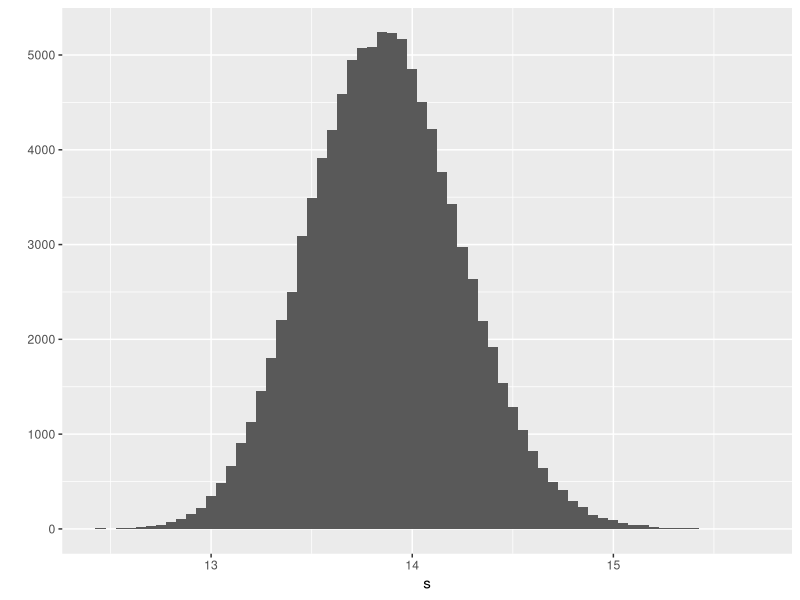
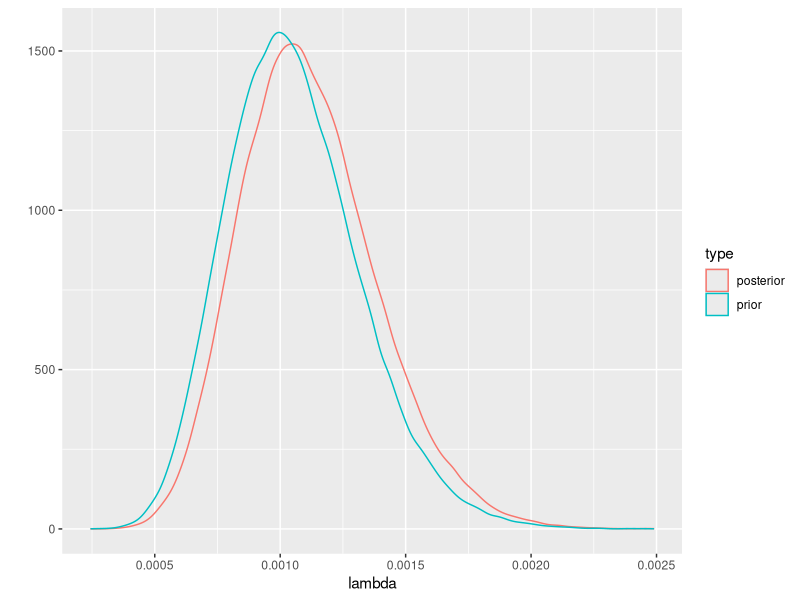
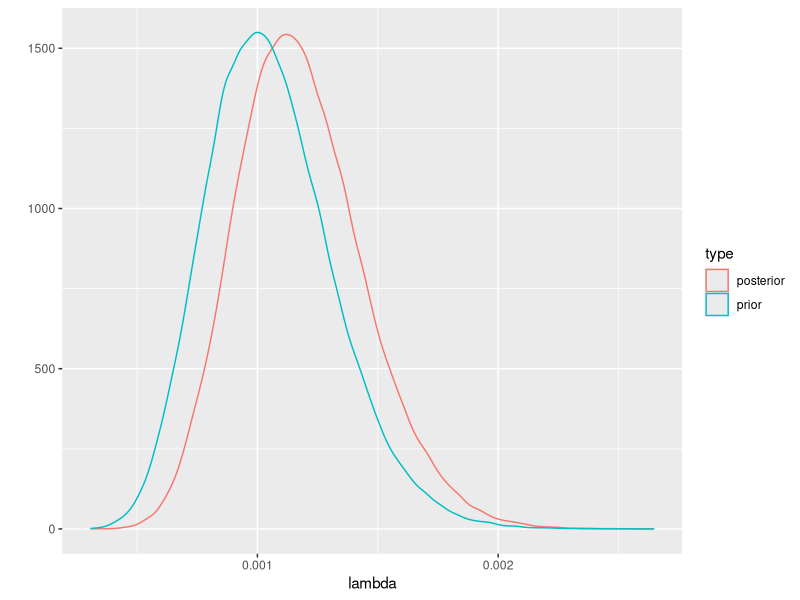
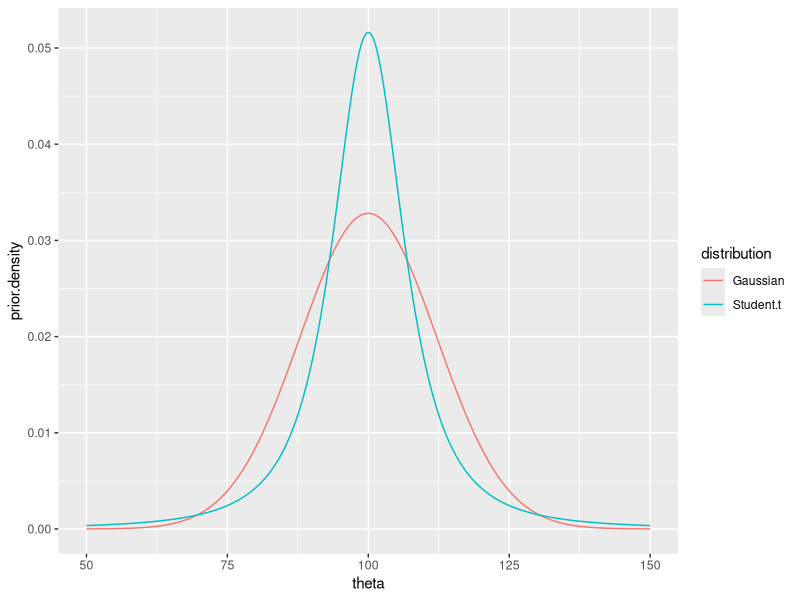
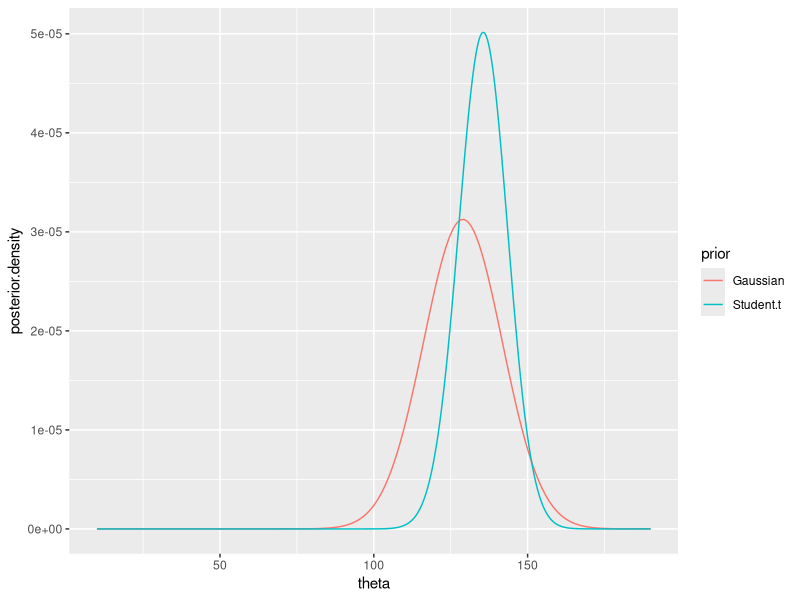
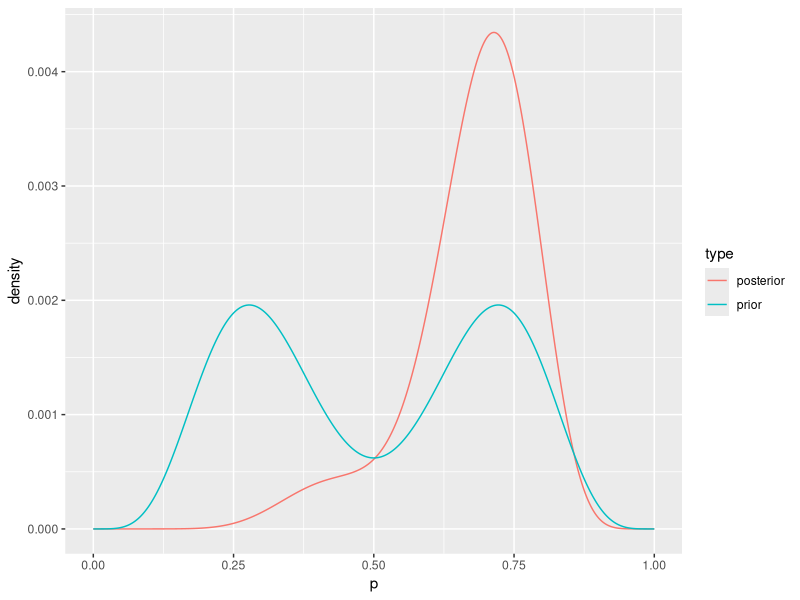

Recreate these plots in R, in order.

command.arguments <- commandArgs(trailingOnly = TRUE);
output.directory  <- command.arguments[1];

####################################################################################################
setwd(output.directory);
library(LearnBayes);
library(ggplot2);

### SECTION 3.2 ####################################################################################
data(footballscores);
str(footballscores);

### Fig. 3.1, p.41 
n <- nrow(footballscores);
d <- footballscores[,'favorite'] - footballscores[,'underdog'] - footballscores[,'spread'];
v <- sum(d^2);

sample.size <- 1e+5;
P <- rchisq(n = sample.size, df = n) / v;
s <- sqrt(1/P);

### point and interval estimates for sigma:
quantile(x = s, probs = c(0.025, 0.5, 0.975));

png("Fig3-1_histogram-sampled-standard-deviations.png");
qplot(x = s, geom = c("histogram"), binwidth = 0.05);
dev.off();

### SECTION 3.3 ####################################################################################
alpha       <- 16;
beta        <- 15174;
y           <- seq(0,10,1);
sample.size <- 1e+5;

### Hospital A prior predictive density, p.43
y.observed <- 1;
exposure   <- 66;

lambda.prior.sample.A <- rgamma(n = sample.size, shape = alpha, rate = beta);
temp <- t(sapply(
	X   = y,
	FUN = function(x) { return(dpois(x = x, lambda = exposure * lambda.prior.sample.A)); }
	));
prior.predictive.density <- rowMeans(temp);

### Hospital A posterior predictive density
lambda.posterior.sample.A <- rgamma(
	n     = sample.size,
	shape = alpha + y.observed,
	rate  = beta + exposure
	);
temp <- t(sapply(
	X   = y,
	FUN = function(x) { return(dpois(x = x, lambda = exposure * lambda.posterior.sample.A)); }
	));
posterior.predictive.density <- rowMeans(temp);

sum(prior.predictive.density);
sum(posterior.predictive.density);
cbind(
	y,
	prior.predictive     = round(prior.predictive.density,5),
	posterior.predictive = round(posterior.predictive.density,5)
	);

### Hospital B prior predictive density, p.43
y.observed <- 4;
exposure   <- 1767;

lambda.prior.sample.B <- rgamma(n = sample.size, shape = alpha, rate = beta);
temp <- t(sapply(
	X   = y,
	FUN = function(x) { return(dpois(x = x, lambda = exposure * lambda.prior.sample.B)); }
	));
prior.predictive.density <- rowMeans(temp);

### Hospital B posterior predictive density
lambda.posterior.sample.B <- rgamma(
	n     = sample.size,
	shape = alpha + y.observed,
	rate  = beta + exposure
	);
temp <- t(sapply(
	X   = y,
	FUN = function(x) { return(dpois(x = x, lambda = exposure * lambda.posterior.sample.B)); }
	));
posterior.predictive.density <- rowMeans(temp);

sum(prior.predictive.density);
sum(posterior.predictive.density);
cbind(
	y,
	prior.predictive     = round(prior.predictive.density,5),
	posterior.predictive = round(posterior.predictive.density,5)
	);

### Fig. 3.2, p.45
png("Fig3-2_hospital-A-prior-posterior-densities.png");
DF.prior <- data.frame(
	lambda = lambda.prior.sample.A,
	type = rep("prior",length(lambda.prior.sample.A))
	);
DF.posterior <- data.frame(
	lambda = lambda.posterior.sample.A,
	type = rep("posterior",length(lambda.posterior.sample.A))
	);
DF.temp <- rbind(DF.prior,DF.posterior);
qplot(data = DF.temp, x = lambda, color = type, geom = c("density"));
dev.off();

png("Fig3-2_hospital-B-prior-posterior-densities.png");
DF.prior <- data.frame(
	lambda = lambda.prior.sample.B,
	type = rep("prior",length(lambda.prior.sample.B))
	);
DF.posterior <- data.frame(
	lambda = lambda.posterior.sample.B,
	type = rep("posterior",length(lambda.posterior.sample.B))
	);
DF.temp <- rbind(DF.prior,DF.posterior);
qplot(data = DF.temp, x = lambda, color = type, geom = c("density"));
dev.off();

### SECTION 3.4 ####################################################################################
temp <- normal.select(quantile1 = list(p=0.5,x=100), quantile2 = list(p=0.95,x=120));
mu  <- temp[['mu']];
tau <- temp[['sigma']];
mu;
tau;

### Recall that:
### If   (a)  theta ~ N(mu,tau^2), and
###      (b)  Y.bar | theta ~ N(theta,(sigma^2)/n),
### then
###      theta | Y.bar ~ N( B*mu + (1-B)*Y.bar , (1-B)*(sigma^2)/n ),
### where n = number of observations, and B = ((sigma^2)/n) / ((sigma^2)/n + tau^2).
### See, for example, p.19, Bayesian Methods for Data Analysis, 3rd. ed. (2009),
### by Bradley P. Carlin and Thomas A. Louis, 

sigma <- 15;
n.observations <- 4;
y.bar <- c(110,125,140);

B <- (sigma^2/n.observations) / (sigma^2/n.observations + tau^2);
data.frame(
	y.bar = y.bar,
	mu1   = B*mu + (1-B)*y.bar,
	tau1  = rep(sqrt((1-B)*sigma^2/n.observations),length(y.bar))
	);

### Fig. 3.3, p.48
png("Fig3-3_normal-and-t-distributions.png");
my          <- 100;
sigma       <- 15;
deg.freedom <- 2;
scale       <- 20 / qt(p = 0.95, df = 2);
print(scale);

theta <- seq(mu-50,mu+50,0.001);
DF.Gaussian <- data.frame(
	theta         = theta,
	prior.density = dnorm(x = theta, mean = mu, sd = tau), 
	distribution  = rep("Gaussian",length(theta))
	);
DF.Student.t <- data.frame(
	theta         = theta,
	prior.density = dt(x = (theta-mu)/scale, df = deg.freedom)/scale, 
	distribution  = rep("Student.t",length(theta))
	);
DF.temp <- rbind(DF.Gaussian,DF.Student.t);
qplot(data = DF.temp, x = theta, y = prior.density, color = distribution, geom = c("line"));
dev.off();

### Fig. 3.4, p.50
png("Fig3-4_posteriors-with-normal-and-t-priors.png");
n.observations <- 4;
temp <- normal.select(quantile1 = list(p=0.5,x=100), quantile2 = list(p=0.95,x=120));
mu  <- temp[['mu']];
tau <- temp[['sigma']];
mu;
tau;

sigma          <- 15;
y.bar          <- 140;

deg.freedom <- 2;
scale <- 20 / qt(p = 0.95, df = 2);

theta <- seq(mu-6*sigma,mu+6*sigma,0.001);

B <- (sigma^2/n.observations) / (sigma^2/n.observations + tau^2);
Gaussian.posterior.mean    <- B * mu + (1-B) * y.bar;
Gaussian.posterior.sd      <- sqrt((1-B) * sigma^2);
Gaussian.posterior.density <- dnorm(
	x    = theta,
	mean = Gaussian.posterior.mean,
	sd   = Gaussian.posterior.sd
	); 
Gaussian.posterior.density <- Gaussian.posterior.density / sum(Gaussian.posterior.density); 

t.prior.density     <- dt(x = (theta-mu)/scale, df = deg.freedom); 
t.likelihood        <- dnorm(x = y.bar, mean = theta, sd = sigma/sqrt(n.observations));
t.posterior.density <- t.prior.density * t.likelihood;
t.posterior.density <- t.posterior.density / sum(t.posterior.density);

DF.Gaussian <- data.frame(
	theta             = theta,
	posterior.density = Gaussian.posterior.density,
	prior             = rep("Gaussian",length(theta))
	);
DF.Student.t <- data.frame(
	theta             = theta,
	posterior.density = t.posterior.density, 
	prior             = rep("Student.t",length(theta))
	);
DF.temp <- rbind(DF.Gaussian,DF.Student.t);
qplot(data = DF.temp, x = theta, y = posterior.density, color = prior, geom = c("line"));
dev.off();

#cbind(
#	theta,
#	dnorm(x = y.bar, mean = theta, sd = sigma/sqrt(n.observations)),
#	dnorm(x = theta, mean = y.bar, sd = sigma/sqrt(n.observations))
#	);

### SECTION 3.5 ####################################################################################
mixing.probabilities <- c(0.5,0.5);
beta.par1            <- c(6,14);
beta.par2            <- rev(beta.par1);

temp <- binomial.beta.mix(
	probs   = mixing.probabilities,
	betapar = rbind(beta.par1,beta.par2),
	data    = c(7,3)
	);
print(temp);

p <- seq(0,1,0.001);
prior.density.1     <- dbeta(x = p, shape1 = beta.par1[1], shape2 = beta.par1[2]);
prior.density.2     <- dbeta(x = p, shape1 = beta.par2[1], shape2 = beta.par2[2]);
prior.density       <- mixing.probabilities[1] * prior.density.1 + mixing.probabilities[2] * prior.density.2;
prior.density       <- prior.density / sum(prior.density);

posterior.density.1 <- dbeta(x = p, shape1 = temp[['betapar']][1,1], shape2 = temp[['betapar']][1,2]);
posterior.density.2 <- dbeta(x = p, shape1 = temp[['betapar']][2,1], shape2 = temp[['betapar']][2,2]);
posterior.density   <- temp[['probs']][1] * posterior.density.1 + temp[['probs']][2] * posterior.density.2;

posterior.density       <- posterior.density / sum(posterior.density);

png("Fig3-5_mixture-prior.png");
DF.prior <- data.frame(
	p                = p,
	density          = prior.density,
	type             = rep("prior",length(p)),
	stringsAsFactors = FALSE
	);
DF.posterior <- data.frame(
	p                = p,
	density          = posterior.density,
	type             = rep("posterior",length(p)),
	stringsAsFactors = FALSE
	);
DF.temp <- rbind(DF.prior,DF.posterior);
qplot(data = DF.temp, x = p, y = density, color = type, geom = c("line"));
dev.off();

### SECTION 3.6 ####################################################################################
